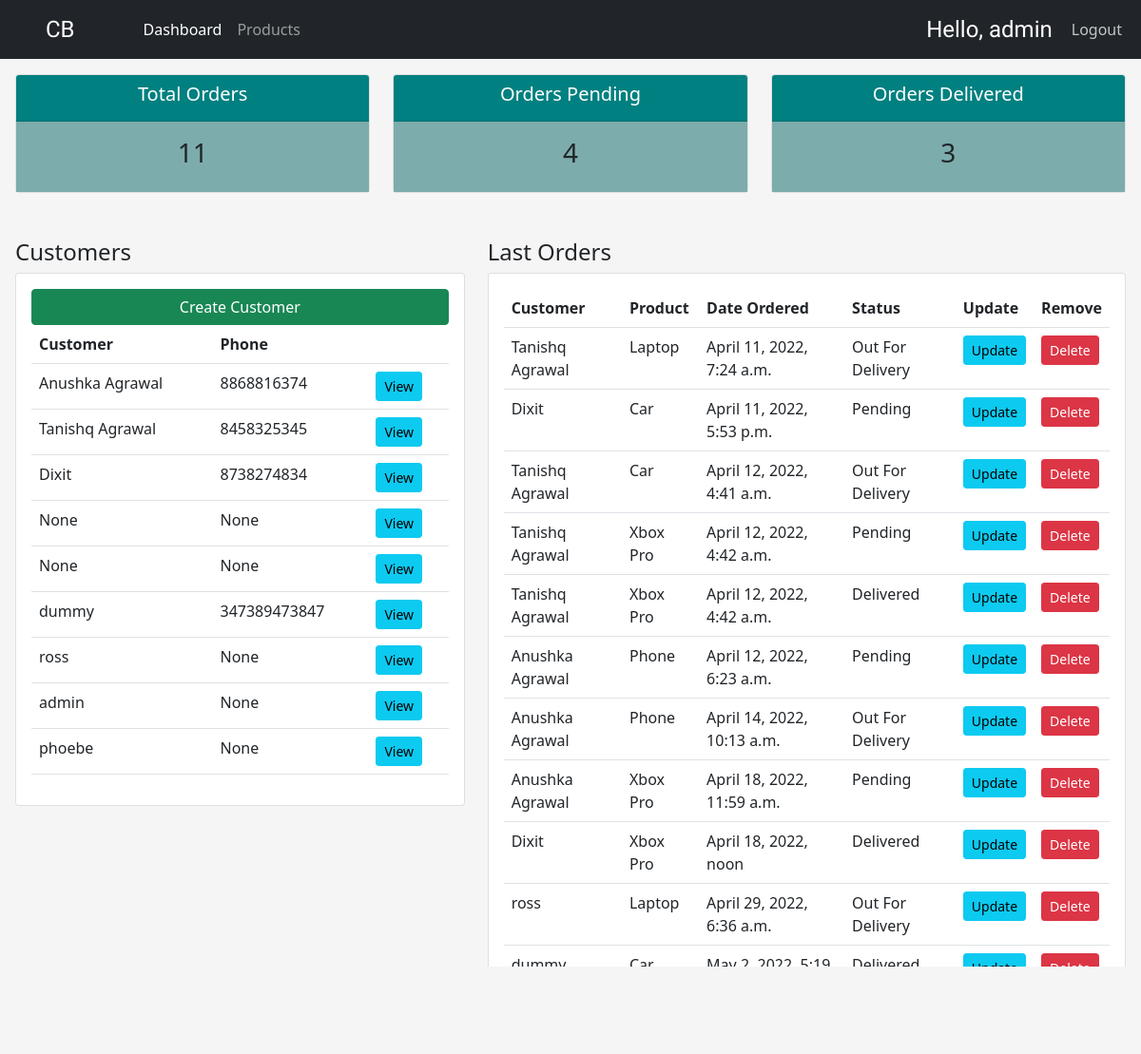
The app's page / (signed in) with its own data.
### myapp/models.py (models this page shows, shortened)
class Customer(models.Model):
    user = models.OneToOneField(
        User, null=True, blank=True, on_delete=models.CASCADE)
    name = models.CharField(max_length=200, null=True)
    phone = models.CharField(max_length=200, null=True)
    email = models.CharField(max_length=200, null=True)
    date_created = models.DateTimeField(auto_now_add=True, null=True)
    profile_pic = models.ImageField(
        default="profile-pic.jpg", null=True, blank=True)
    def __str__(self):
        return self.name

class Order(models.Model):
    STATUS = (
        ('Pending', 'Pending'),
        ('Out For Delivery', 'Out For Delivery'),
        ('Delivered', 'Delivered')
    )
    customer = models.ForeignKey(
        Customer, null=True, on_delete=models.SET_NULL)
    products = models.ForeignKey(Product, null=True, on_delete=models.SET_NULL)
    date_created = models.DateTimeField(auto_now_add=True, null=True)
    status = models.CharField(max_length=200, null=True, choices=STATUS)
    note = models.CharField(max_length=1000, null=True, blank=True)

class Product(models.Model):
    CATEGORY = (
        ('Indoor', 'Indoor'),
        ('Outdoor', 'Outdoor')
    )
    name = models.CharField(max_length=200, null=True)
    price = models.FloatField()
    category = models.CharField(max_length=200, null=True, choices=CATEGORY)
    description = models.CharField(max_length=200, null=True)
    date_created = models.DateTimeField(auto_now_add=True, null=True)
    tag = models.ManyToManyField(Tag)
    def __str__(self):
        return self.name

### myapp/decorators.py (the view)
    def wrapper_func(request, *args, **kwargs):
        group = None
        if request.user.groups.exists():
            group = request.user.groups.all()[0].name
        if group == 'customer':
            return redirect('user-page')
        if group == 'admin':
            return view_func(request, *args, **kwargs)

### myapp/views.py (called while the page is built)
@login_required(login_url='login')
@admin_only
def home(request):
    orders = Order.objects.all()
    customers = Customer.objects.all()
    total_orders = orders.count()
    delivered = orders.filter(status='Delivered').count()
    pending = orders.filter(status='Pending').count()
    context = {'orders': orders, 'customers': customers,
               'total_orders': total_orders, 'delivered': delivered, 'pending': pending}
    return render(request, 'myapp/dashboard.html', context)

### myapp/templates/myapp/dashboard.html
{% extends 'myapp/main.html' %}
{% block content %}
{% include 'myapp/status.html' %}
<div class="row p-3">
    <div class="col-md-5">
        <h4>Customers</h4>
        <div class="card card-body">
            <a href="" class="btn btn-success">Create Customer</a>
            <table class="table">
                <tr>
                    <th>Customer</th>
                    <th>Phone</th>
                    <th></th>
                </tr>
                {% for customer in customers %}
                <tr>
                    <td>{{customer.name}}</td>
                    <td>{{customer.phone}}</td>
                    <td><a class="btn btn-info btn-sm"  href="{% url 'customers' customer.id %}">View</a></td>
                </tr>
                {% endfor %}
            </table>
        </div>
    </div>
    <div class="col-md-7">
        <h4>Last Orders</h4>
        <div class="card card-body">
            <table class="table">
                <tr>
                    <th>Customer</th>
                    <th>Product</th>
                    <th>Date Ordered</th>
                    <th>Status</th>
                    <th>Update</th>
                    <th>Remove</th>
                </tr>
                {% for order in orders %}
                <tr>
                    <td>{{order.customer}}</td>
                    <td>{{order.products}}</td>
                    <td>{{order.date_created}}</td>
                    <td>{{order.status}}</td>
                    <td><a class="btn btn-info btn-sm"  href="{% url 'update_order' order.id %}">Update</a></td>
                    <td><a class="btn btn-danger btn-sm" href="{% url 'delete_order' order.id %}">Delete</a></td>
                </tr>
                {% endfor %}
            </table>
        </div>
    </div>
</div>
{%  endblock%}

### myapp/templates/myapp/navbar.html (shortened to what this page needs)
{% load static %}
<nav class="navbar navbar-expand-lg navbar-dark bg-dark">
  <a class="navbar-brand px-5 logo " href="#">CB</a>
  <div class="collapse navbar-collapse" id="navbarNavAltMarkup">
    <div class="navbar-nav">
      {% if request.user.is_staff %}
      <a class="nav-item nav-link active" href="{% url 'home' %}">Dashboard</a>
      <a class="nav-item nav-link" href="{% url 'products' %}">Products</a>
      {% else %}
      <a class="nav-item nav-link" href="{% url 'accounts' %}">Settings</a>
      {% endif %}
    </div>
  </div>
  <span class="hello-msg">Hello, {{request.user}}</span>
  <span><a class="logout-msg" href="{% url 'logout' %}">Logout</a></span>
</nav>

### static/css/main.css (style rules this page uses)
body { background-color: whitesmoke; }

### myapp/templates/myapp/navbar.html (style rules this page uses)
.logo { font-size: 1.5rem; font-family: 'Grape Nuts', cursive; }
.hello-msg { color: white; font-size: 1.5rem; margin-right: 20px; font-family: 'Grape Nuts', cursive; }
.logout-msg { color: rgba(255, 255, 255, 0.737); margin-right: 20px; text-decoration: none; }

### records on screen
Customer: name "Anushka Agrawal", phone "8868816374"
Customer: name "Tanishq Agrawal", phone "8458325345"
Customer: name "Dixit", phone "8738274834"
Customer: name "None", phone "None"
Customer: name "None", phone "None"
Customer: name "dummy", phone "347389473847"
Customer: name "ross", phone "None"
Customer: name "admin", phone "None"
Customer: name "phoebe", phone "None"
Order: customer "Tanishq Agrawal", products "Laptop", date_created "April 11, 2022, 7:24 a.m.", status "Out For Delivery"
Order: customer "Dixit", products "Car", date_created "April 11, 2022, 5:53 p.m.", status "Pending"
Order: customer "Tanishq Agrawal", products "Car", date_created "April 12, 2022, 4:41 a.m.", status "Out For Delivery"
Order: customer "Tanishq Agrawal", products "Xbox Pro", date_created "April 12, 2022, 4:42 a.m.", status "Pending"
Order: customer "Tanishq Agrawal", products "Xbox Pro", date_created "April 12, 2022, 4:42 a.m.", status "Delivered"
Order: customer "Anushka Agrawal", products "Phone", date_created "April 12, 2022, 6:23 a.m.", status "Pending"
Order: customer "Anushka Agrawal", products "Phone", date_created "April 14, 2022, 10:13 a.m.", status "Out For Delivery"
Order: customer "Anushka Agrawal", products "Xbox Pro", date_created "April 18, 2022, 11:59 a.m.", status "Pending"
Order: customer "Dixit", products "Xbox Pro", date_created "April 18, 2022, noon", status "Delivered"
Order: customer "ross", products "Laptop", date_created "April 29, 2022, 6:36 a.m.", status "Out For Delivery"
Order: customer "dummy", products "Car", date_created "May 2, 2022, 5:19 a.m.", status "Delivered"

### other values on screen
{{ request.user }} "admin"
{{ total_orders }} "11"
{{ pending }} "4"
{{ delivered }} "3"
